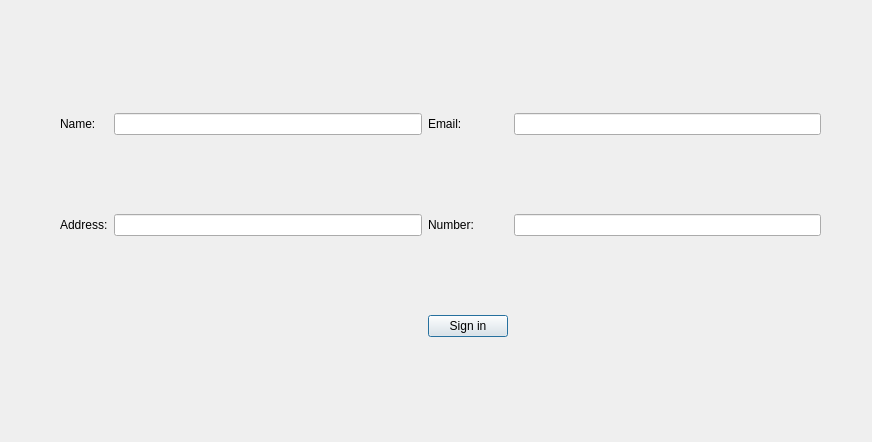
<?xml version="1.0" encoding="UTF-8"?>
<ui version="4.0">
 <class>registration</class>
 <widget class="QDialog" name="registration">
  <property name="geometry">
   <rect>
    <x>0</x>
    <y>0</y>
    <width>872</width>
    <height>442</height>
   </rect>
  </property>
  <property name="windowTitle">
   <string>Dialog</string>
  </property>
  <widget class="QWidget" name="gridLayoutWidget">
   <property name="geometry">
    <rect>
     <x>60</x>
     <y>40</y>
     <width>761</width>
     <height>371</height>
    </rect>
   </property>
   <layout class="QGridLayout" name="gridLayout">
    <item row="2" column="3">
     <widget class="QLabel" name="NumberLabel">
      <property name="text">
       <string>Number:</string>
      </property>
     </widget>
    </item>
    <item row="0" column="2">
     <widget class="QLineEdit" name="NameLineEdit"/>
    </item>
    <item row="2" column="4">
     <widget class="QLineEdit" name="NumberTextEdit"/>
    </item>
    <item row="2" column="0">
     <widget class="QLabel" name="AddressLabel">
      <property name="text">
       <string>Address:</string>
      </property>
     </widget>
    </item>
    <item row="0" column="0">
     <widget class="QLabel" name="NameLabel">
      <property name="text">
       <string>Name:</string>
      </property>
     </widget>
    </item>
    <item row="2" column="2">
     <widget class="QLineEdit" name="AddressTextEdit"/>
    </item>
    <item row="0" column="3">
     <widget class="QLabel" name="EmailLabel">
      <property name="text">
       <string>Email: </string>
      </property>
     </widget>
    </item>
    <item row="0" column="4">
     <widget class="QLineEdit" name="EmailTextEdit"/>
    </item>
    <item row="3" column="3">
     <widget class="QPushButton" name="pushButton">
      <property name="text">
       <string>Sign in</string>
      </property>
     </widget>
    </item>
   </layout>
  </widget>
 </widget>
 <resources/>
 <connections/>
</ui>
